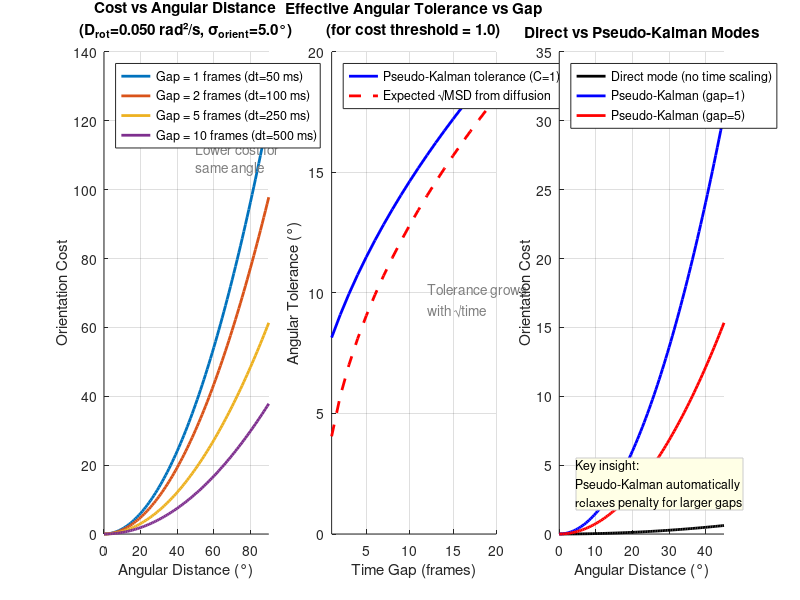

Write the MATLAB code that produced this figure. (Note: this script raises an error after producing the figure.)
function visualizeKalmanScaling(varargin)
%VISUALIZEKALMANSCALING Show how pseudo-Kalman parameters affect cost tolerance.
%
%   Visualizes how the orientation cost function changes with:
%   - Time gap (dt)
%   - Rotational diffusion coefficient (D_rot)
%   - Orientation measurement uncertainty (sigma_orient / CRLB)
%
%   This helps understand why larger gaps or higher uncertainty leads to
%   more "tolerance" for angular mismatches during tracking.
%
%   USAGE:
%       visualizeKalmanScaling()
%       visualizeKalmanScaling('Drot', 0.1, 'FrameTime', 0.05)
%
%   PARAMETERS:
%       'Drot'        : Rotational diffusion coefficient [rad²/s]. Default: 0.05
%       'FrameTime'   : Frame time [s]. Default: 0.05
%       'OrientCRLB'  : Orientation precision [rad]. Default: 0.087 (5°)
%
%   Emil Gillett, Landes Research Group, 2026

%% Parse inputs
p = inputParser;
addParameter(p, 'Drot', 0.05, @isnumeric);
addParameter(p, 'FrameTime', 0.05, @isnumeric);
addParameter(p, 'OrientCRLB', 5 * pi/180, @isnumeric);  % 5 degrees default
parse(p, varargin{:});

Drot = p.Results.Drot;
frameTime = p.Results.FrameTime;
orientCRLB = p.Results.OrientCRLB;

%% Create figure
figure('Position', [100, 100, 1400, 500], 'Color', 'w', ...
    'Name', 'Pseudo-Kalman Orientation Cost Scaling');

%% Panel 1: Cost vs Angular Distance for different time gaps
subplot(1, 3, 1);
hold on;

dAngle_deg = linspace(0, 90, 100);  % Angular distance in degrees
dAngle_rad = dAngle_deg * pi/180;

timeGaps = [1, 2, 5, 10];  % Frame gaps
colors = lines(length(timeGaps));

for i = 1:length(timeGaps)
    gap = timeGaps(i);
    dt = gap * frameTime;
    
    % Pseudo-Kalman variance scaling
    P_predicted = 2 * Drot * dt;           % Process variance (grows with time)
    R_meas = 2 * orientCRLB^2;             % Measurement variance (doubled for both endpoints)
    S_total = P_predicted + R_meas;
    
    % Orientation cost
    C_orient = dAngle_rad.^2 ./ S_total;
    
    plot(dAngle_deg, C_orient, 'LineWidth', 2, 'Color', colors(i,:), ...
        'DisplayName', sprintf('Gap = %d frames (dt=%.0f ms)', gap, dt*1000));
end

xlabel('Angular Distance (°)');
ylabel('Orientation Cost');
title(sprintf('Cost vs Angular Distance\n(D_{rot}=%.3f rad²/s, σ_{orient}=%.1f°)', ...
    Drot, orientCRLB*180/pi));
legend('Location', 'northwest');
grid on;
xlim([0 90]);

% Add annotation explaining the effect
text(50, max(ylim)*0.8, {'Larger gaps →', 'Lower cost for', 'same angle'}, ...
    'FontSize', 10, 'Color', [0.5 0.5 0.5]);

hold off;

%% Panel 2: "Effective Tolerance" vs Time Gap
subplot(1, 3, 2);
hold on;

gaps = 1:20;  % Frame gaps
dt_vals = gaps * frameTime;

% Calculate the angular distance that gives cost = 1 (arbitrary threshold)
costThreshold = 1;
tolerance_deg = zeros(size(gaps));

for i = 1:length(gaps)
    dt = dt_vals(i);
    P_predicted = 2 * Drot * dt;
    R_meas = 2 * orientCRLB^2;
    S_total = P_predicted + R_meas;
    
    % Solve: dAngle² / S_total = costThreshold
    % → dAngle = sqrt(costThreshold * S_total)
    tolerance_rad = sqrt(costThreshold * S_total);
    tolerance_deg(i) = tolerance_rad * 180/pi;
end

% Also show sqrt(MSD) expectation from pure diffusion
expected_angle_deg = sqrt(2 * Drot * dt_vals) * 180/pi;

plot(gaps, tolerance_deg, 'b-', 'LineWidth', 2, 'DisplayName', 'Pseudo-Kalman tolerance (C=1)');
plot(gaps, expected_angle_deg, 'r--', 'LineWidth', 2, 'DisplayName', 'Expected √MSD from diffusion');

xlabel('Time Gap (frames)');
ylabel('Angular Tolerance (°)');
title(sprintf('Effective Angular Tolerance vs Gap\n(for cost threshold = %.1f)', costThreshold));
legend('Location', 'northwest');
grid on;
xlim([1 20]);

% Add annotation
text(12, max(tolerance_deg)*0.5, {'Tolerance grows', 'with √time'}, ...
    'FontSize', 10, 'Color', [0.5 0.5 0.5]);

hold off;

%% Panel 3: Comparison of Direct vs Pseudo-Kalman modes
subplot(1, 3, 3);
hold on;

% Parameters for comparison
Bo = 1.0;  % Bo normalization factor (from diffusion)
wOrient = 1.0;

dAngle_deg = linspace(0, 45, 100);
dAngle_rad = dAngle_deg * pi/180;

% Gap = 1 frame
dt_1 = 1 * frameTime;
P_1 = 2 * Drot * dt_1;
R_1 = 2 * orientCRLB^2;
S_1 = P_1 + R_1;

% Gap = 5 frames
dt_5 = 5 * frameTime;
P_5 = 2 * Drot * dt_5;
R_5 = 2 * orientCRLB^2;
S_5 = P_5 + R_5;

% Direct mode (no time scaling)
C_direct = wOrient * Bo * dAngle_rad.^2;

% Pseudo-Kalman mode
C_kalman_1 = wOrient * dAngle_rad.^2 ./ S_1;
C_kalman_5 = wOrient * dAngle_rad.^2 ./ S_5;

plot(dAngle_deg, C_direct, 'k-', 'LineWidth', 2, 'DisplayName', 'Direct mode (no time scaling)');
plot(dAngle_deg, C_kalman_1, 'b-', 'LineWidth', 2, 'DisplayName', 'Pseudo-Kalman (gap=1)');
plot(dAngle_deg, C_kalman_5, 'r-', 'LineWidth', 2, 'DisplayName', 'Pseudo-Kalman (gap=5)');

xlabel('Angular Distance (°)');
ylabel('Orientation Cost');
title('Direct vs Pseudo-Kalman Modes');
legend('Location', 'northwest');
grid on;
xlim([0 45]);

% Add key insight
annotation('textbox', [0.72, 0.15, 0.25, 0.12], ...
    'String', {'Key insight:', 'Pseudo-Kalman automatically', 'relaxes penalty for larger gaps'}, ...
    'FontSize', 9, 'BackgroundColor', [1 1 0.9], 'EdgeColor', [0.8 0.8 0.8]);

hold off;

%% Add super title
sgtitle(sprintf('Pseudo-Kalman Orientation Cost Scaling\nD_{rot}=%.3f rad²/s, Frame time=%.0f ms, σ_{orient}=%.1f°', ...
    Drot, frameTime*1000, orientCRLB*180/pi), 'FontWeight', 'bold');

%% Print summary to console
fprintf('\n=== PSEUDO-KALMAN ORIENTATION SCALING SUMMARY ===\n\n');
fprintf('Parameters:\n');
fprintf('  D_rot = %.4f rad²/s\n', Drot);
fprintf('  Frame time = %.0f ms\n', frameTime*1000);
fprintf('  σ_orient (CRLB) = %.2f° (%.4f rad)\n\n', orientCRLB*180/pi, orientCRLB);

fprintf('For gap = 1 frame (dt = %.0f ms):\n', frameTime*1000);
fprintf('  P_predicted = 2 × D_rot × dt = %.6f rad²\n', 2*Drot*frameTime);
fprintf('  R_measurement = 2 × σ² = %.6f rad²\n', 2*orientCRLB^2);
fprintf('  S_total = %.6f rad²\n', 2*Drot*frameTime + 2*orientCRLB^2);
fprintf('  → Cost for 10° mismatch: %.4f\n\n', (10*pi/180)^2 / (2*Drot*frameTime + 2*orientCRLB^2));

fprintf('For gap = 5 frames (dt = %.0f ms):\n', 5*frameTime*1000);
fprintf('  P_predicted = 2 × D_rot × dt = %.6f rad²\n', 2*Drot*5*frameTime);
fprintf('  R_measurement = 2 × σ² = %.6f rad²\n', 2*orientCRLB^2);
fprintf('  S_total = %.6f rad²\n', 2*Drot*5*frameTime + 2*orientCRLB^2);
fprintf('  → Cost for 10° mismatch: %.4f\n\n', (10*pi/180)^2 / (2*Drot*5*frameTime + 2*orientCRLB^2));

fprintf('INTERPRETATION:\n');
fprintf('  The pseudo-Kalman mode makes the cost SMALLER for larger gaps,\n');
fprintf('  reflecting that we EXPECT more angular change over longer times.\n');
fprintf('  This prevents the tracker from over-penalizing normal diffusion\n');
fprintf('  during gap closing.\n\n');

end
